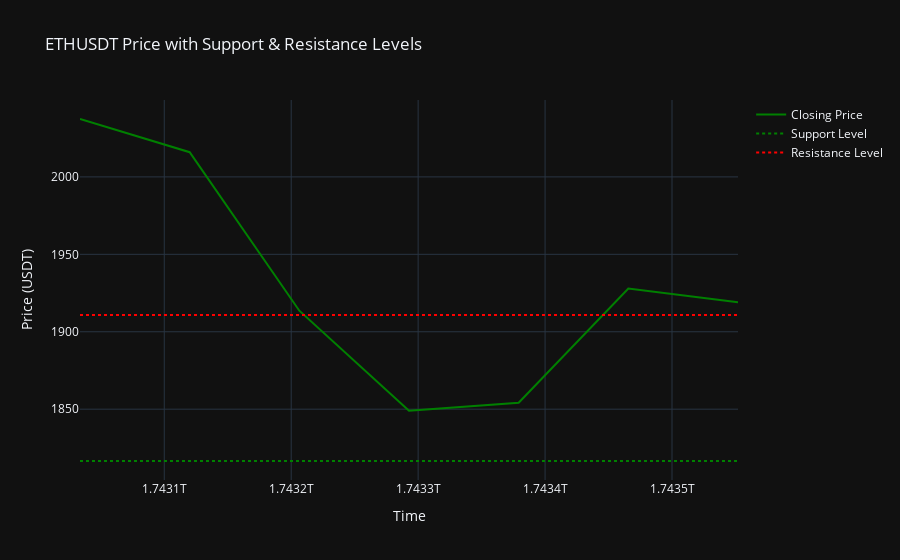

Notebook code cell kept with this figure:
### Code cell
# Treads Lines
def support_resistance_levels(data):
    high_prices = data['High'].astype(float)
    low_prices = data["Low"].astype(float)
    support = np.percentile(low_prices,10)
    resistance = np.percentile(high_prices,90)
    return support , resistance
support , resistance = support_resistance_levels(df)
print(f"Support Level : {support}")
print(f"Ressistance Level : {resistance}")

fig = go.Figure()

# Closing Price Line
fig.add_trace(go.Scatter(x=df['Time'], y=df['Close'], mode='lines', name='Closing Price', line=dict(color='green')))

# Support Level Line
fig.add_trace(go.Scatter(x=df['Time'], y=[support] * len(df), mode='lines', 
                         name='Support Level', line=dict(color='green', dash='dot')))

# Resistance Level Line
fig.add_trace(go.Scatter(x=df['Time'], y=[resistance] * len(df), mode='lines', 
                         name='Resistance Level', line=dict(color='red', dash='dot')))

# Layout Customization
fig.update_layout(title=f"{symbol} Price with Support & Resistance Levels",
                  xaxis_title="Time",
                  yaxis_title="Price (USDT)",
                  template="plotly_dark",
                  hovermode="x unified")

# Show plot
fig.show()

### Figure 1 — Plotly figure (JSON) as saved in the notebook; plotly's stock layout.template omitted (floating-point values rounded to 4 significant figures)
{"data": [{"line": {"color": "green"}, "mode": "lines", "name": "Closing Price", "type": "scatter", "x": [1743033600000, 1743120000000, 1743206400000, 1743292800000, 1743379200000, 1743465600000, 1743552000000], "y": [2037.0, 2016.0, 1914.0, 1849.0, 1854.0, 1928.0, 1919]}, {"line": {"color": "green", "dash": "dot"}, "mode": "lines", "name": "Support Level", "type": "scatter", "x": [1743033600000, 1743120000000, 1743206400000, 1743292800000, 1743379200000, 1743465600000, 1743552000000], "y": [1817.0, 1817.0, 1817.0, 1817.0, 1817.0, 1817.0, 1817.0]}, {"line": {"color": "red", "dash": "dot"}, "mode": "lines", "name": "Resistance Level", "type": "scatter", "x": [1743033600000, 1743120000000, 1743206400000, 1743292800000, 1743379200000, 1743465600000, 1743552000000], "y": [1911.0, 1911.0, 1911.0, 1911.0, 1911.0, 1911.0, 1911.0]}], "layout": {"autosize": true, "hovermode": "x unified", "title": {"text": "ETHUSDT Price with Support & Resistance Levels"}, "xaxis": {"autorange": true, "range": [1743033600000, 1743552000000], "title": {"text": "Time"}, "type": "linear"}, "yaxis": {"autorange": true, "range": [1804.0, 2050.0], "title": {"text": "Price (USDT)"}, "type": "linear"}}}
